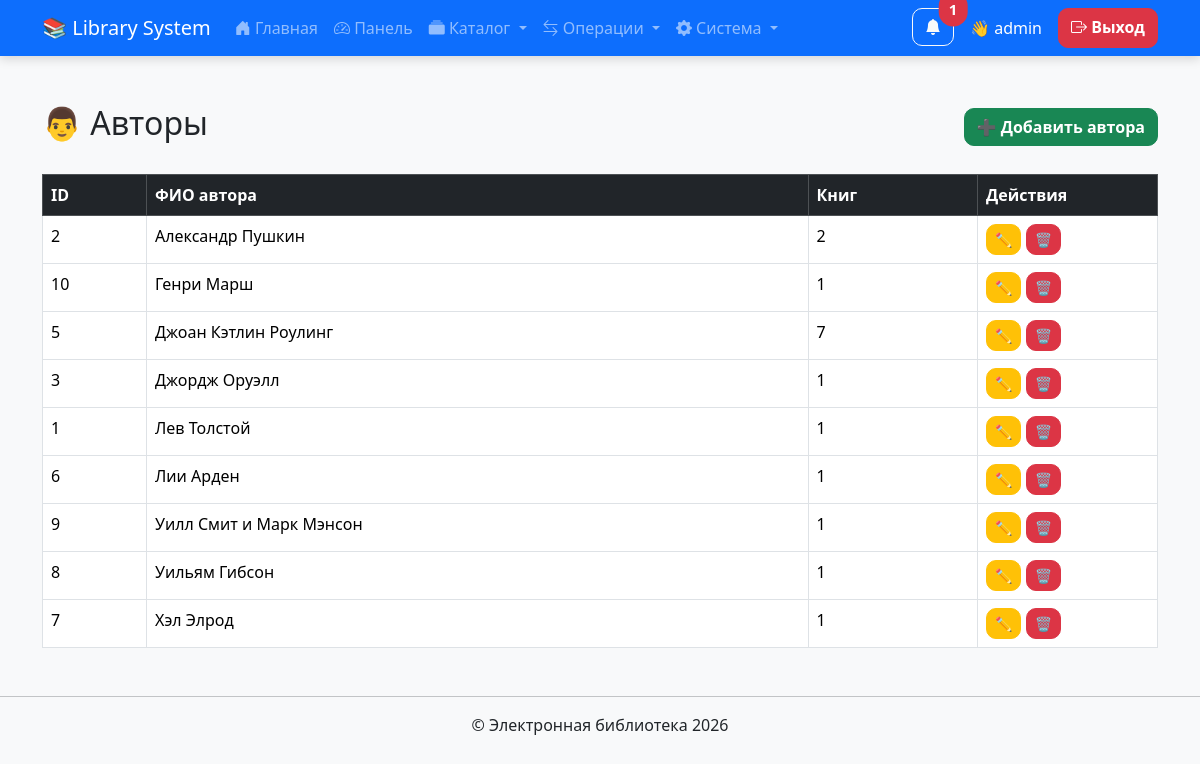
The app's page /authors/index.php (signed in) with its own data.
### tables this page shows
CREATE TABLE `authors` (
  `id` int(11) NOT NULL,
  `full_name` varchar(150) NOT NULL
);

### authors/index.php (the view, shortened to what this page needs)
<?php
require_once "../config/db.php";
$result = $conn->query("
SELECT
    authors.*,
    COUNT(books.id) AS total_books
FROM authors
LEFT JOIN books
ON authors.id = books.author_id
GROUP BY authors.id
ORDER BY authors.full_name
");
include "../includes/header.php";
include "../includes/navbar.php";
?>
<div class="container mt-5">
<div class="d-flex justify-content-between align-items-center mb-4">
<h2>👨 Авторы</h2>
<a href="add.php" class="btn btn-success">
➕ Добавить автора
</a>
</div>
<table class="table table-bordered table-hover">
<thead class="table-dark">
<tr>
<th>ID</th>
<th>ФИО автора</th>
<th>Книг</th>
<th width="180">Действия</th>
</tr>
</thead>
<tbody>
<?php while($author = $result->fetch_assoc()): ?>
<tr>
<td><?= $author["id"] ?></td>
<td><?= htmlspecialchars($author["full_name"]) ?></td>
<td><?= $author["total_books"] ?></td>
<td>
<a
href="edit.php?id=<?= $author["id"] ?>"
class="btn btn-warning btn-sm">
✏️
</a>
<a
href="delete.php?id=<?= $author["id"] ?>"
class="btn btn-danger btn-sm"
onclick="return confirm('Удалить автора?')">
🗑️
</a>
</td>
</tr>
<?php endwhile; ?>
</tbody>
</table>
</div>
<?php include "../includes/footer.php"; ?>

### assets/css/style.css (style rules this page uses)
body { background:#f4f6f9; font-family:'Segoe UI',sans-serif; }
.btn { border-radius:10px; font-weight:600; }

### records on screen
authors: id "2", full_name "Александр Пушкин", total_books "2"
authors: id "10", full_name "Генри Марш", total_books "1"
authors: id "5", full_name "Джоан Кэтлин Роулинг", total_books "7"
authors: id "3", full_name "Джордж Оруэлл", total_books "1"
authors: id "1", full_name "Лев Толстой", total_books "1"
authors: id "6", full_name "Лии Арден", total_books "1"
authors: id "9", full_name "Уилл Смит и Марк Мэнсон", total_books "1"
authors: id "8", full_name "Уильям Гибсон", total_books "1"
authors: id "7", full_name "Хэл Элрод", total_books "1"

### other values on screen
$notifTotal "1"
$_SESSION["username"] "admin"
